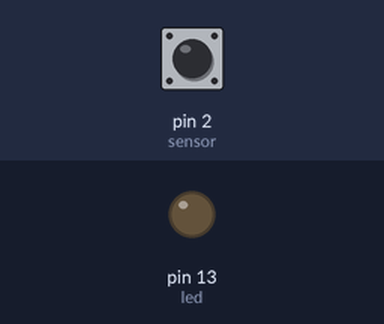
This sketch was run on a simulated Arduino Uno, built with avr-gcc and run on an emulated ATmega328P. Shown: output pins drawn as LEDs (lit = HIGH). Dashed ring = blinking. Inputs (shaded band) come from the test bench; at power-on: pin 2 (sensor) LOW. What the sketch prints to the serial monitor is not drawn.

Above: at 1.2 s.
1.3 s: pin 2 (sensor) driven HIGH
At 1.8 s:
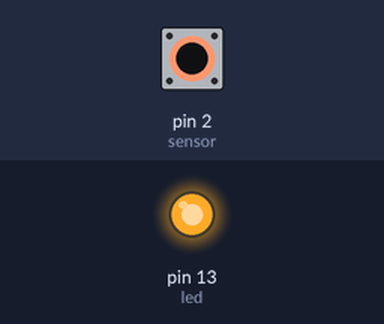
2.8 s: pin 2 (sensor) driven LOW
At 3.1 s:
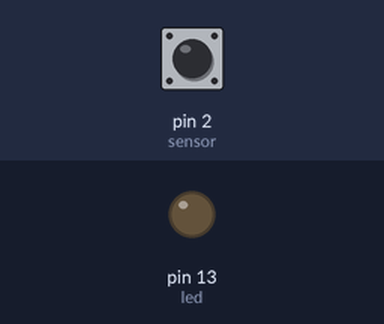
5.8 s: pin 2 (sensor) pulsed HIGH 5 times (0.12 s each, 0.3 s apart)
At 5.86 s:
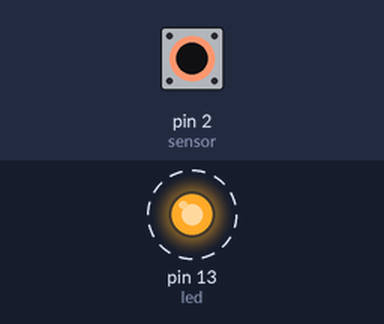
Timing chart, 0 to 8.8 s (numbered marks = the images above; inputs shaded):
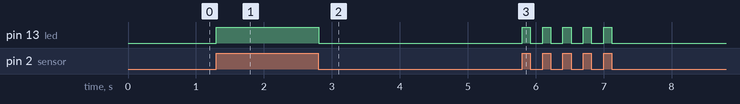

Measured:
- after the input at 1.3 s, pin 13 (led): LOW → HIGH at once
- after the input at 2.8 s, pin 13 (led): HIGH → LOW at once
- after the input at 5.8 s, pin 13 (led): alternates HIGH for 0.12 s and LOW for 0.18 s, 10 changes in all, then stays LOW, starting at once

The sketch:

light_blocking.ino
```cpp
int led=13; //initializing led pin in digital pin 13
int sensor=2;// initializing hall sensor in digital pin 8


void setup() {
pinMode(led, OUTPUT);// defining led as OUTPUT
pinMode(sensor, INPUT);// defining led as OUTPUT
Serial.begin(9600);//serial communication at 9600 bps.
}

void loop() {
 if (digitalRead(sensor)== HIGH) // read the digital value sensor and if the sensor value is high to mean there is light.
 {
  digitalWrite(led,HIGH); //turn on the led
  Serial.println("HIGH");//print out "HIGH"
 }
  if (digitalRead(sensor)== LOW)// read the digital value sensor and if the sensor value is low to mean there is no light.
 {
  digitalWrite(led,LOW);//turn of the led
  Serial.println("LOW");//print out "HIGH"
 }
}
```
